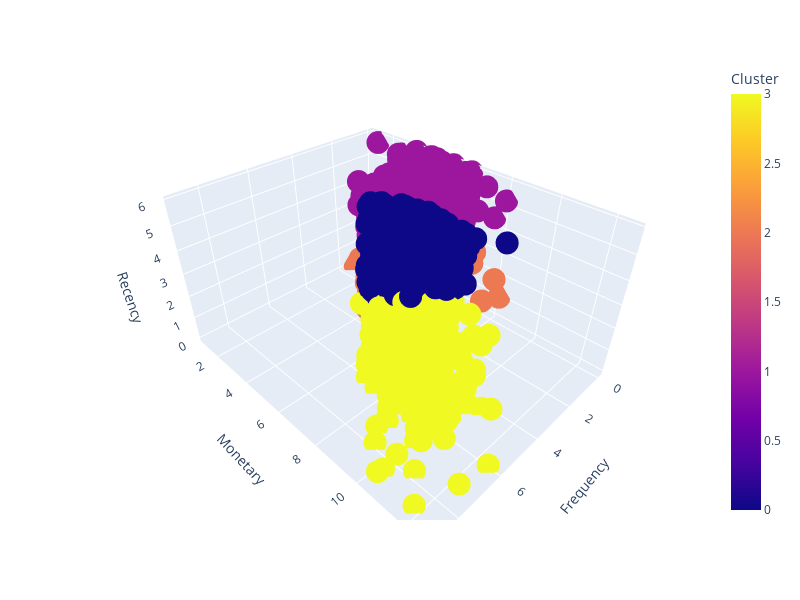

Write notebook code for a chart like this one.
### Code cell
# combine the data and cluster labels
cluster_labels = pd.Series(kmeans.labels_, name = "Cluster", index = df.index)
df_clean = pd.concat([df, cluster_labels], axis = 1)

# create an interactive 3d plot with clusters
fig = px.scatter_3d(df_clean, x='Frequency', y='Monetary', z='Recency', 
                    color='Cluster', width=800, height=600)
fig.show()

### Figure 1 — Plotly figure (JSON) as saved in the notebook; plotly's stock layout.template omitted (floating-point values rounded to 4 significant figures; data arrays with more than 128 entries replaced by an {"elided": "..."} marker saying what was removed)
{"data": [{"hovertemplate": "Frequency=%{x}<br>Monetary=%{y}<br>Recency=%{z}<br>Cluster=%{marker.color}<extra></extra>", "legendgroup": "", "marker": {"color": {"elided": "4317 int values"}, "coloraxis": "coloraxis", "symbol": "circle"}, "mode": "markers", "name": "", "scene": "scene", "showlegend": false, "type": "scatter3d", "x": {"elided": "4317 float values"}, "y": {"elided": "4317 float values"}, "z": {"elided": "4317 float values"}}], "layout": {"coloraxis": {"colorbar": {"title": {"text": "Cluster"}}, "colorscale": [[0, "#0d0887"], [0.1111, "#46039f"], [0.2222, "#7201a8"], [0.3333, "#9c179e"], [0.4444, "#bd3786"], [0.5556, "#d8576b"], [0.6667, "#ed7953"], [0.7778, "#fb9f3a"], [0.8889, "#fdca26"], [1, "#f0f921"]]}, "height": 600, "legend": {"tracegroupgap": 0}, "margin": {"t": 60}, "scene": {"domain": {"x": [0, 1], "y": [0, 1]}, "xaxis": {"title": {"text": "Frequency"}}, "yaxis": {"title": {"text": "Monetary"}}, "zaxis": {"title": {"text": "Recency"}}}, "width": 800}}
